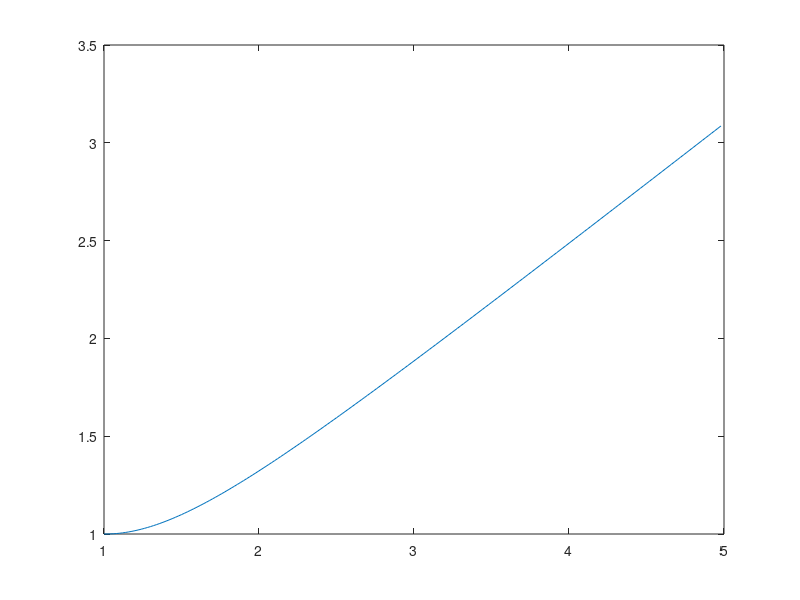

Write the MATLAB code that produced this figure.

h=0.02; %nhap h,a,b;
a=1;
b=5;
n=(b-a)/h;
x(1)=1; %nhap gia trị biến cho trc
y(1)=1;
for i=1:n
    x(i+1)=a+(i-1)*h;
    y(i+1)=y(i)+ h*((x(i)-y(i))/y(i)); %( f(x) đề cho)
    disp (y);
    disp (x);
end
plot(x,y)


